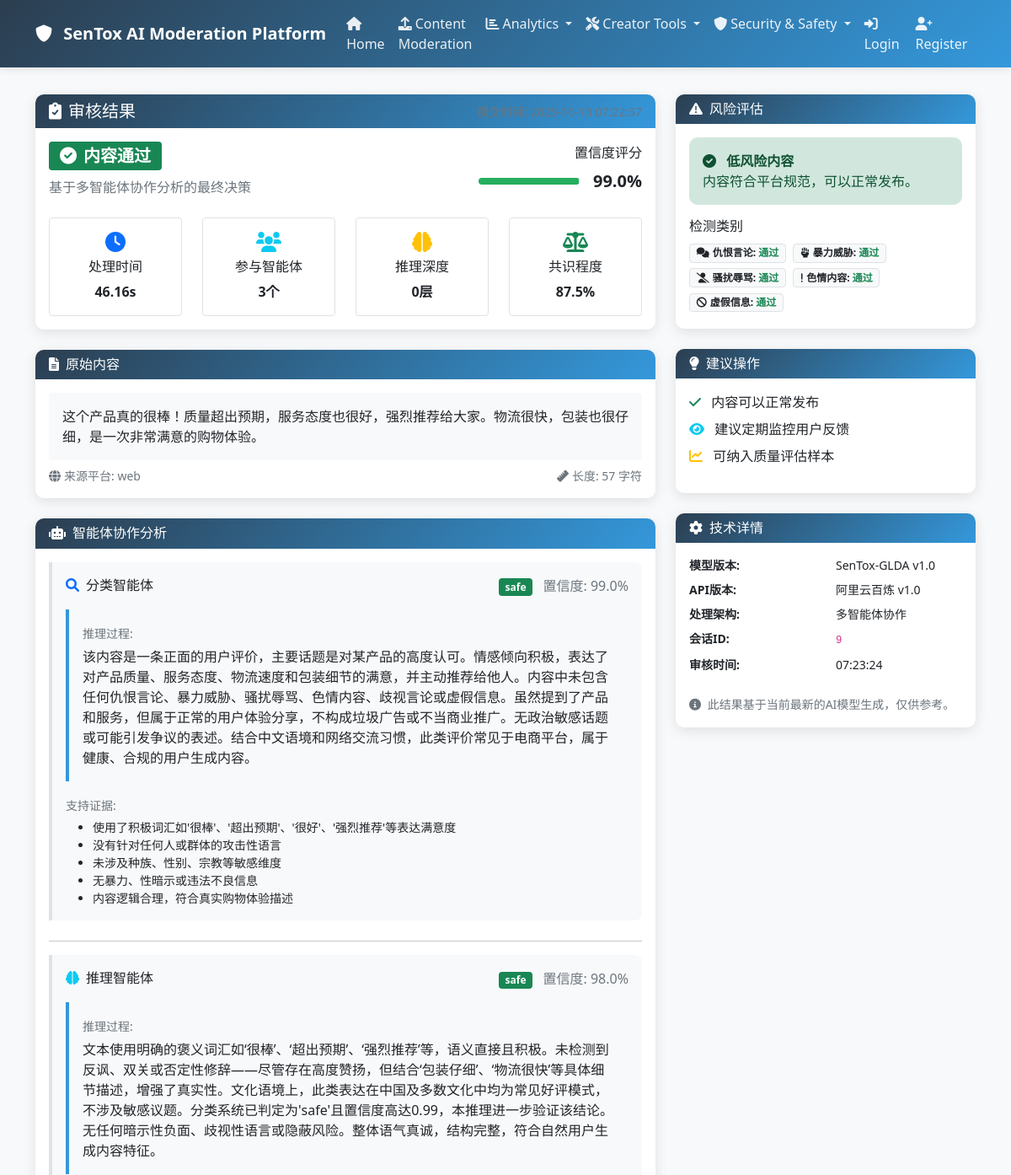
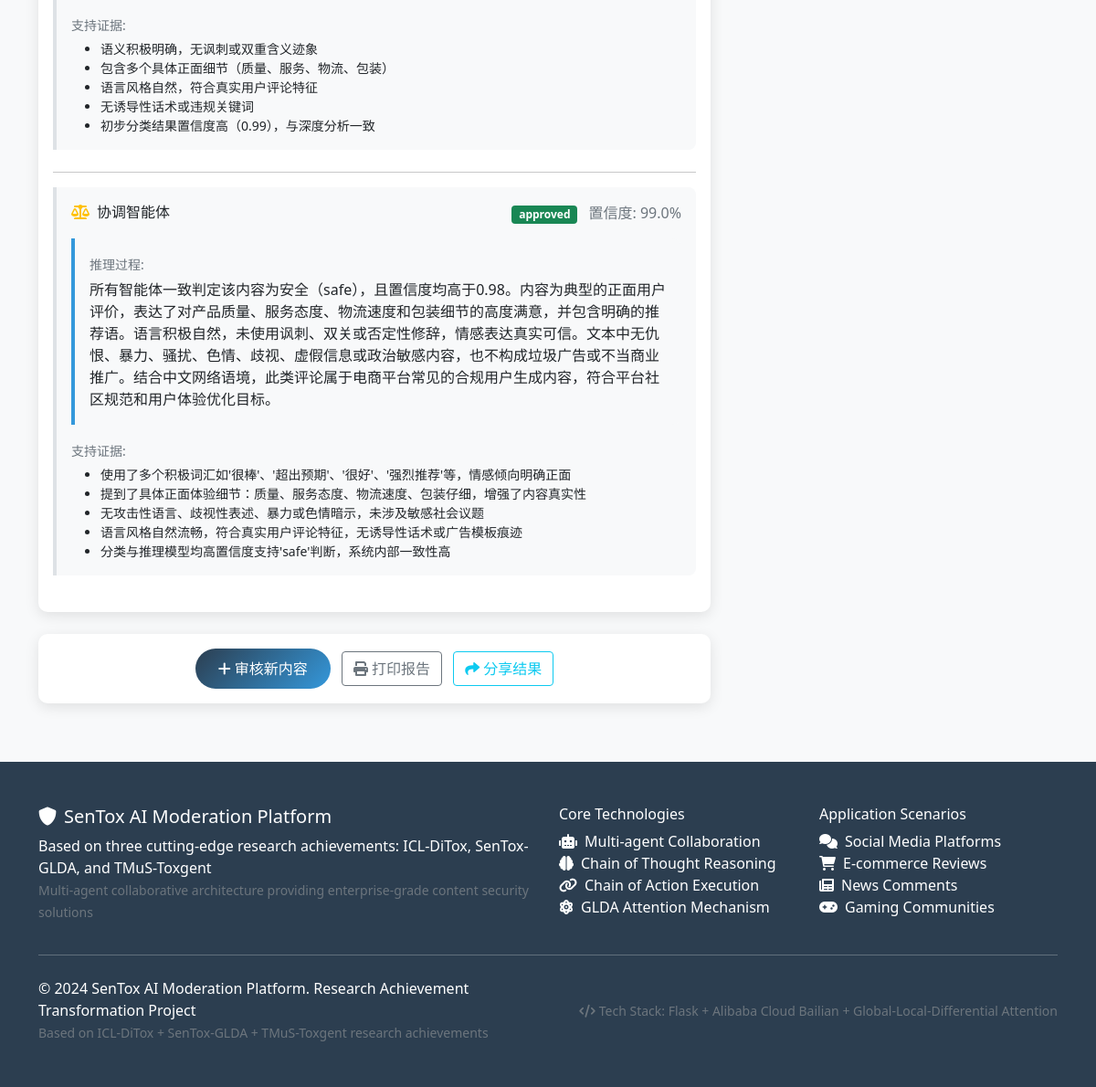
The app's page /result/9 with its own data (2 pictures, top to bottom).
### models.py (models this page shows, shortened)
class ModerationRecord(db.Model):
    id = db.Column(db.Integer, primary_key=True)
    submission_id = db.Column(db.Integer, db.ForeignKey('content_submission.id'), nullable=False)
    initial_classification = db.Column(db.String(20))  # safe, toxic
    initial_confidence = db.Column(db.Float)
    final_decision = db.Column(db.String(20))  # approved, rejected, needs_review
    final_confidence = db.Column(db.Float)
    reasoning_chain = db.Column(db.Text)  # JSON格式存储推理链
    toxicity_categories = db.Column(db.Text)  # JSON: 仇恨言论、暴力、色情等
    severity_level = db.Column(db.Integer)  # 1-5级严重程度
    agent_decisions = db.Column(db.Text)  # JSON格式存储各智能体决策
    coordination_log = db.Column(db.Text)  # 协调过程日志
    started_at = db.Column(db.DateTime, default=datetime.utcnow)
    completed_at = db.Column(db.DateTime)
    processing_time = db.Column(db.Float)  # 处理时间（秒）

class ContentSubmission(db.Model):
    id = db.Column(db.Integer, primary_key=True)
    content = db.Column(db.Text, nullable=False)
    content_type = db.Column(db.String(20), default='text')  # text, image, video
    platform = db.Column(db.String(50))  # weibo, douyin, wechat等
    submitted_by = db.Column(db.Integer, db.ForeignKey('user.id'))
    submitted_at = db.Column(db.DateTime, default=datetime.utcnow)
    status = db.Column(db.String(20), default='pending')  # pending, processing, completed
    moderation_records = db.relationship('ModerationRecord', backref='submission', lazy=True)

### routes/main.py (the view)
@main_bp.route('/result/<int:submission_id>')
def view_result(submission_id):
    submission = ContentSubmission.query.get_or_404(submission_id)
    moderation_record = ModerationRecord.query.filter_by(submission_id=submission_id).first()
    if not moderation_record:
        flash('Moderation result does not exist', 'error')
        return redirect(url_for('main.index'))
    agent_decisions = {}
    reasoning_chain = []
    try:
        import json
        if moderation_record.agent_decisions:
            agent_decisions = eval(moderation_record.agent_decisions)  # Note: should use json.loads in production
        if moderation_record.reasoning_chain:
            reasoning_chain = json.loads(moderation_record.reasoning_chain)
    except:
        pass
    return render_template('result.html',
                         submission=submission,
                         record=moderation_record,
                         agent_decisions=agent_decisions,
                         reasoning_chain=reasoning_chain)

### templates/result.html (shortened to what this page needs)
{% extends "base.html" %}
{% block content %}
<div class="row">
    <div class="col-lg-8">
        <div class="card mb-4">
            <div class="card-header d-flex justify-content-between align-items-center">
                <h5 class="mb-0">
                    <i class="fas fa-clipboard-check me-2"></i>审核结果
                </h5>
                <small class="text-muted">
                </small>
            </div>
            <div class="card-body">
                <div class="row align-items-center mb-4">
                    <div class="col-md-6">
                        <h4 class="mb-2">
                            {% if record.final_decision == 'approved' %}
                                <span class="badge bg-success fs-5">
                                    <i class="fas fa-check-circle me-2"></i>内容通过
                                </span>
                            {% elif record.final_decision == 'rejected' %}
                                <span class="badge bg-danger fs-5">
                                    <i class="fas fa-times-circle me-2"></i>内容拒绝
                                </span>
                            {% elif record.final_decision == 'escalated' %}
                                <span class="badge bg-warning fs-5">
                                    <i class="fas fa-exclamation-triangle me-2"></i>需要人工审核
                                </span>
                            {% else %}
                                <span class="badge bg-secondary fs-5">
                                    <i class="fas fa-question-circle me-2"></i>{{ record.final_decision or '未知' }}
                                </span>
                            {% endif %}
                        </h4>
                        <p class="text-muted mb-0">
                            基于多智能体协作分析的最终决策
                        </p>
                    </div>
                    <div class="col-md-6">
                        <div class="text-end">
                            <h6>置信度评分</h6>
                            <div class="d-flex align-items-center justify-content-end">
                                <div class="confidence-bar me-3" style="width: 120px;">
                                    <div class="confidence-fill" data-confidence="{{ record.final_confidence or 0 }}"></div>
                                </div>
                                <span class="fs-5 fw-bold">{{ "%.1f%%" % ((record.final_confidence or 0) * 100) }}</span>
                            </div>
                        </div>
                    </div>
                </div>
                <div class="row text-center">
                    <div class="col-md-3">
                        <div class="border rounded p-3">
                            <i class="fas fa-clock text-primary mb-2 fs-4"></i>
                            <h6>处理时间</h6>
                            <span class="fw-bold">{{ "%.2fs" % (record.processing_time or 0) }}</span>
                        </div>
                    </div>
                    <div class="col-md-3">
                        <div class="border rounded p-3">
                            <i class="fas fa-users text-info mb-2 fs-4"></i>
                            <h6>参与智能体</h6>
                            <span class="fw-bold">{{ agent_decisions|length or 3 }}个</span>
                        </div>
                    </div>
                    <div class="col-md-3">
                        <div class="border rounded p-3">
                            <i class="fas fa-brain text-warning mb-2 fs-4"></i>
                            <h6>推理深度</h6>
                            <span class="fw-bold">{{ reasoning_chain|length or 0 }}层</span>
                        </div>
                    </div>
                    <div class="col-md-3">
                        <div class="border rounded p-3">
                            <i class="fas fa-balance-scale text-success mb-2 fs-4"></i>
                            <h6>共识程度</h6>
                            <span class="fw-bold">{{ "%.1f%%" % (87.5) }}</span>
                        </div>
                    </div>
                </div>
            </div>
        </div>
        <div class="card mb-4">
            <div class="card-header">
                <h6 class="mb-0">
                    <i class="fas fa-file-text me-2"></i>原始内容
                </h6>
            </div>
            <div class="card-body">
                <div class="bg-light p-3 rounded">
                    <p class="mb-0" style="white-space: pre-wrap;">{{ submission.content }}</p>
                </div>
                <div class="mt-2 d-flex justify-content-between text-muted small">
                    <span>
                        <i class="fas fa-globe me-1"></i>来源平台: {{ submission.platform or 'Web' }}
                    </span>
                    <span>
                        <i class="fas fa-ruler me-1"></i>长度: {{ submission.content|length }} 字符
                    </span>
                </div>
            </div>
        </div>
        {% if agent_decisions %}
        <div class="card mb-4">
            <div class="card-header">
                <h6 class="mb-0">
                    <i class="fas fa-robot me-2"></i>智能体协作分析
                </h6>
            </div>
            <div class="card-body">
                {% for agent_name, decision_data in agent_decisions.items() %}
                <div class="agent-decision mb-4">
                    <div class="row align-items-center mb-2">
                        <div class="col-md-6">
                            <h6 class="mb-0">
                                {% if agent_name == 'classifier' %}
                                    <i class="fas fa-search me-2 text-primary"></i>分类智能体
                                {% elif agent_name == 'reasoner' %}
                                    <i class="fas fa-brain me-2 text-info"></i>推理智能体
                                {% elif agent_name == 'coordinator' %}
                                    <i class="fas fa-balance-scale me-2 text-warning"></i>协调智能体
                                {% else %}
                                    <i class="fas fa-robot me-2 text-secondary"></i>{{ agent_name }}
                                {% endif %}
                            </h6>
                        </div>
                        <div class="col-md-6 text-end">
                            {% if decision_data.decision == 'safe' or decision_data.decision == 'approved' %}
                                <span class="badge bg-success">{{ decision_data.decision }}</span>
                            {% elif decision_data.decision == 'toxic' or decision_data.decision == 'rejected' %}
                                <span class="badge bg-danger">{{ decision_data.decision }}</span>
                            {% else %}
                                <span class="badge bg-warning">{{ decision_data.decision }}</span>
                            {% endif %}
                            <span class="ms-2 text-muted">
                                置信度: {{ "%.1f%%" % ((decision_data.confidence or 0) * 100) }}
                            </span>
                        </div>
                    </div>
                    {% if decision_data.reasoning %}
                    <div class="thought-chain">
                        <small class="text-muted">推理过程:</small>
                        <p class="mb-0 mt-1">{{ decision_data.reasoning }}</p>
                    </div>
                    {% endif %}
                    {% if decision_data.supporting_evidence %}
                    <div class="mt-2">
                        <small class="text-muted">支持证据:</small>
                        <ul class="small mt-1 mb-0">
                            {% for evidence in decision_data.supporting_evidence %}
                            <li>{{ evidence }}</li>
                            {% endfor %}
                        </ul>
                    </div>
                    {% endif %}
                </div>
                {% if not loop.last %}
                <hr>
                {% endif %}
                {% endfor %}
            </div>
        </div>
        {% endif %}
        <div class="card">
            <div class="card-body text-center">
                <a href="{{ url_for('main.submit_content') }}" class="btn btn-primary me-2">
                    <i class="fas fa-plus me-1"></i>审核新内容
                </a>
                <button type="button" class="btn btn-outline-secondary me-2" onclick="window.print()">
                    <i class="fas fa-print me-1"></i>打印报告
                </button>
                <button type="button" class="btn btn-outline-info" onclick="shareResult()">
                    <i class="fas fa-share me-1"></i>分享结果
                </button>
            </div>
        </div>
    </div>
    <div class="col-lg-4">
        <div class="card mb-4">
            <div class="card-header">
                <h6 class="mb-0">
                    <i class="fas fa-exclamation-triangle me-2"></i>风险评估
                </h6>
            </div>
            <div class="card-body">
                {% if record.final_decision == 'approved' %}
                <div class="alert alert-success">
                    <i class="fas fa-check-circle me-2"></i>
                    <strong>低风险内容</strong><br>
                    内容符合平台规范，可以正常发布。
                </div>
                {% elif record.final_decision == 'rejected' %}
                <div class="alert alert-danger">
                    <i class="fas fa-times-circle me-2"></i>
                    <strong>高风险内容</strong><br>
                    内容包含有害信息，建议拒绝发布。
                </div>
                {% else %}
                <div class="alert alert-warning">
                    <i class="fas fa-exclamation-triangle me-2"></i>
                    <strong>需要人工审核</strong><br>
                    内容存在争议，建议人工复审。
                </div>
                {% endif %}
                <h6 class="mt-3 mb-2">检测类别</h6>
                <div class="risk-categories">
                    <span class="badge bg-light text-dark me-1 mb-1">
                        <i class="fas fa-comments me-1"></i>仇恨言论:
                        <span class="text-success">通过</span>
                    </span>
                    <span class="badge bg-light text-dark me-1 mb-1">
                        <i class="fas fa-fist-raised me-1"></i>暴力威胁:
                        <span class="text-success">通过</span>
                    </span>
                    <span class="badge bg-light text-dark me-1 mb-1">
                        <i class="fas fa-user-slash me-1"></i>骚扰辱骂:
                        {% if record.final_decision == 'rejected' %}
                        <span class="text-danger">检出</span>
                        {% else %}
                        <span class="text-success">通过</span>
                        {% endif %}
                    </span>
                    <span class="badge bg-light text-dark me-1 mb-1">
                        <i class="fas fa-exclamation me-1"></i>色情内容:
                        <span class="text-success">通过</span>
                    </span>
                    <span class="badge bg-light text-dark me-1 mb-1">
                        <i class="fas fa-ban me-1"></i>虚假信息:
                        <span class="text-success">通过</span>
                    </span>
                </div>
            </div>
        </div>
        <div class="card mb-4">
            <div class="card-header">
                <h6 class="mb-0">
                    <i class="fas fa-lightbulb me-2"></i>建议操作
                </h6>
            </div>
            <div class="card-body">
                {% if record.final_decision == 'approved' %}
                <ul class="list-unstyled">
                    <li class="mb-2">
                        <i class="fas fa-check text-success me-2"></i>
                        内容可以正常发布
                    </li>
                    <li class="mb-2">
                        <i class="fas fa-eye text-info me-2"></i>
                        建议定期监控用户反馈
                    </li>
                    <li class="mb-2">
                        <i class="fas fa-chart-line text-warning me-2"></i>
                        可纳入质量评估样本
                    </li>
                </ul>
                {% endif %}
            </div>
        </div>
        <div class="card">
            <div class="card-header">
                <h6 class="mb-0">
                    <i class="fas fa-cog me-2"></i>技术详情
                </h6>
            </div>
            <div class="card-body">
                <dl class="row small">
                    <dt class="col-sm-6">模型版本:</dt>
                    <dd class="col-sm-6">SenTox-GLDA v1.0</dd>
                    <dt class="col-sm-6">API版本:</dt>
                    <dd class="col-sm-6">阿里云百炼 v1.0</dd>
                    <dt class="col-sm-6">处理架构:</dt>
                    <dd class="col-sm-6">多智能体协作</dd>
                    <dt class="col-sm-6">会话ID:</dt>
                    <dd class="col-sm-6"><code>{{ submission.id }}</code></dd>
                    <dt class="col-sm-6">审核时间:</dt>
                    <dd class="col-sm-6">{{ record.started_at.strftime('%H:%M:%S') if record.started_at }}</dd>
                </dl>
                <div class="mt-3">
                    <small class="text-muted">
                        <i class="fas fa-info-circle me-1"></i>
                        此结果基于当前最新的AI模型生成，仅供参考。
                    </small>
                </div>
            </div>
        </div>
    </div>
</div>
{% endblock %}

### records on screen
ModerationRecord: (record.final_confidenceor0)*100 "99.0%", processing_time "46.16s", shows "协调智能体", decision "approved", confidence "99.0%", reasoning "所有智能体一致判定该内容为安全（safe），且置信度均高于0.98。内容为典型的正面用户评价，表达了对产品质量、服务态度、物流速度和包装细节的高度满意，并包含明确的推荐语。语言积极自然，未使用讽刺、双关或否定性修辞，情感表达真实可信。文本中无仇恨、暴力、骚扰、色情、歧视、虚假信息或政治敏感内容，也不构成垃圾广告或不当商业推广。结合中文网络语境，此类评论属于电商平台常见的合规用户生成内容，符合平台社区规范和用户体验优化目标。", supporting_evidence "使用了多个积极词汇如'很棒'、'超出预期'、'很好'、'强烈推荐'等，情感倾向明确正面" "提到了具体正面体验细节：质量、服务态度、物流速度、包装仔细，增强了内容真实性" "无攻击性语言、歧视性表述、暴力或色情暗示，未涉及敏感社会议题" "语言风格自然流畅，符合真实用户评论特征，无诱导性话术或广告模板痕迹" "分类与推理模型均高置信度支持'safe'判断，系统内部一致性高", started_at "07:23:24"
ContentSubmission: content "这个产品真的很棒！质量超出预期，服务态度也很好，强烈推荐给大家。物流很快，包装也很仔细，是一次非常满意的购物体验。", platform "web", id "9"

### other values on screen
{{ agent_decisions|length or 3 }} "3"
{{ reasoning_chain|length or 0 }} "0"
{{ "%.1f%%" % (87.5) }} "87.5%"
{{ submission.content|length }} "57"
{{ decision_data.decision }} "safe" "safe"
{{ "%.1f%%" % ((decision_data.confidence or 0) * 100) }} "99.0%" "98.0%"
{{ evidence }} "使用了积极词汇如'很棒'、'超出预期'、'很好'、'强烈推荐'等表达满意度" "没有针对任何人或群体的攻击性语言" "未涉及种族、性别、宗教等敏感维度" "无暴力、性暗示或违法不良信息" "内容逻辑合理，符合真实购物体验描述" "语义积极明确，无讽刺或双重含义迹象" "包含多个具体正面细节（质量、服务、物流、包装）" "语言风格自然，符合真实用户评论特征" "无诱导性话术或违规关键词" "初步分类结果置信度高（0.99），与深度分析一致"
